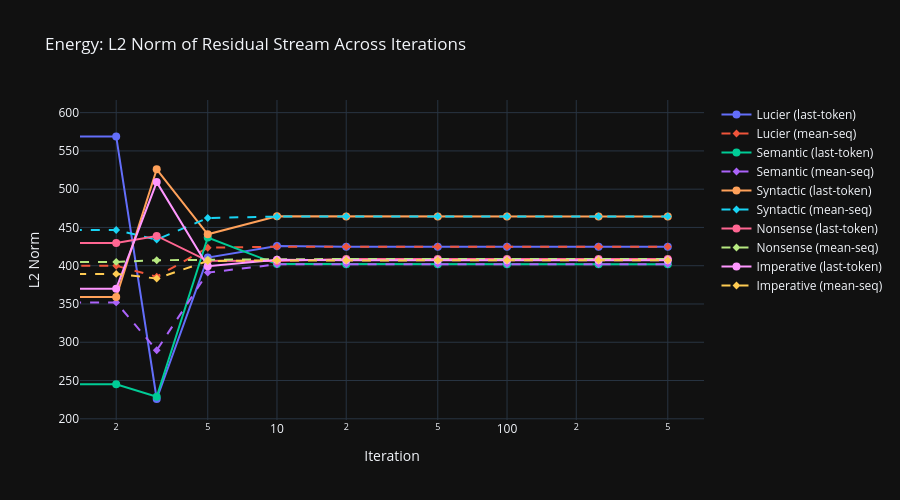

Notebook cell for this chart:
### Markdown cell above
### 5c. Norm Trajectory
Energy of the signal. Tracking both the last-token norm and the mean-sequence norm.

### Code cell
# ============================================================
# VIS 5c: NORM TRAJECTORY — Energy Over Iterations
# ============================================================

fig_norm = go.Figure()

for label, snapshots in all_results.items():
    iters = [s["iteration"] for s in snapshots]
    norms_last = [s["last_norm"] for s in snapshots]
    norms_mean = [s["mean_norm"] for s in snapshots]
    fig_norm.add_trace(go.Scatter(
        x=iters, y=norms_last,
        mode='lines+markers', name=f"{label} (last-token)",
        marker=dict(size=8),
    ))
    fig_norm.add_trace(go.Scatter(
        x=iters, y=norms_mean,
        mode='lines+markers', name=f"{label} (mean-seq)",
        marker=dict(size=6, symbol='diamond'),
        line=dict(dash='dash'),
    ))

fig_norm.update_layout(
    title="Energy: L2 Norm of Residual Stream Across Iterations",
    xaxis_title="Iteration",
    yaxis_title="L2 Norm",
    xaxis_type="log",
    template="plotly_dark",
    height=500,
)
fig_norm.show()

### Figure 1 — Plotly figure (JSON) as saved in the notebook; plotly's stock layout.template omitted (floating-point values rounded to 4 significant figures)
{"data": [{"marker": {"size": 8}, "mode": "lines+markers", "name": "Lucier (last-token)", "type": "scatter", "x": [0, 2, 3, 5, 10, 20, 50, 100, 250, 500], "y": [443.9, 568.9, 225.9, 410.6, 425.9, 424.9, 424.9, 424.9, 424.9, 424.9]}, {"line": {"dash": "dash"}, "marker": {"size": 6, "symbol": "diamond"}, "mode": "lines+markers", "name": "Lucier (mean-seq)", "type": "scatter", "x": [0, 2, 3, 5, 10, 20, 50, 100, 250, 500], "y": [385.9, 400.0, 385.7, 423.5, 424.8, 424.9, 424.9, 424.9, 424.9, 424.9]}, {"marker": {"size": 8}, "mode": "lines+markers", "name": "Semantic (last-token)", "type": "scatter", "x": [0, 2, 3, 5, 10, 20, 50, 100, 250, 500], "y": [443.7, 245.1, 228.8, 436.9, 402.1, 402.0, 402.0, 402.0, 402.0, 402.0]}, {"line": {"dash": "dash"}, "marker": {"size": 6, "symbol": "diamond"}, "mode": "lines+markers", "name": "Semantic (mean-seq)", "type": "scatter", "x": [0, 2, 3, 5, 10, 20, 50, 100, 250, 500], "y": [354.5, 352.0, 289.6, 391.0, 401.8, 402.0, 402.0, 402.0, 402.0, 402.0]}, {"marker": {"size": 8}, "mode": "lines+markers", "name": "Syntactic (last-token)", "type": "scatter", "x": [0, 2, 3, 5, 10, 20, 50, 100, 250, 500], "y": [426.8, 359.0, 526.0, 441.1, 464.5, 464.3, 464.4, 464.4, 464.4, 464.4]}, {"line": {"dash": "dash"}, "marker": {"size": 6, "symbol": "diamond"}, "mode": "lines+markers", "name": "Syntactic (mean-seq)", "type": "scatter", "x": [0, 2, 3, 5, 10, 20, 50, 100, 250, 500], "y": [421.5, 446.7, 434.1, 462.3, 464.2, 464.4, 464.4, 464.4, 464.4, 464.4]}, {"marker": {"size": 8}, "mode": "lines+markers", "name": "Nonsense (last-token)", "type": "scatter", "x": [0, 2, 3, 5, 10, 20, 50, 100, 250, 500], "y": [589.1, 429.8, 438.9, 406.4, 406.3, 408.7, 408.7, 408.7, 408.7, 408.7]}, {"line": {"dash": "dash"}, "marker": {"size": 6, "symbol": "diamond"}, "mode": "lines+markers", "name": "Nonsense (mean-seq)", "type": "scatter", "x": [0, 2, 3, 5, 10, 20, 50, 100, 250, 500], "y": [365.8, 405.0, 407.2, 408.1, 408.5, 408.7, 408.7, 408.7, 408.7, 408.7]}, {"marker": {"size": 8}, "mode": "lines+markers", "name": "Imperative (last-token)", "type": "scatter", "x": [0, 2, 3, 5, 10, 20, 50, 100, 250, 500], "y": [446.3, 370.0, 509.2, 399.3, 407.9, 407.0, 407.1, 407.1, 407.1, 407.1]}, {"line": {"dash": "dash"}, "marker": {"size": 6, "symbol": "diamond"}, "mode": "lines+markers", "name": "Imperative (mean-seq)", "type": "scatter", "x": [0, 2, 3, 5, 10, 20, 50, 100, 250, 500], "y": [369.8, 389.3, 383.3, 406.2, 406.9, 407.1, 407.1, 407.1, 407.1, 407.1]}], "layout": {"height": 500, "title": {"text": "Energy: L2 Norm of Residual Stream Across Iterations"}, "xaxis": {"title": {"text": "Iteration"}, "type": "log"}, "yaxis": {"title": {"text": "L2 Norm"}}}}
